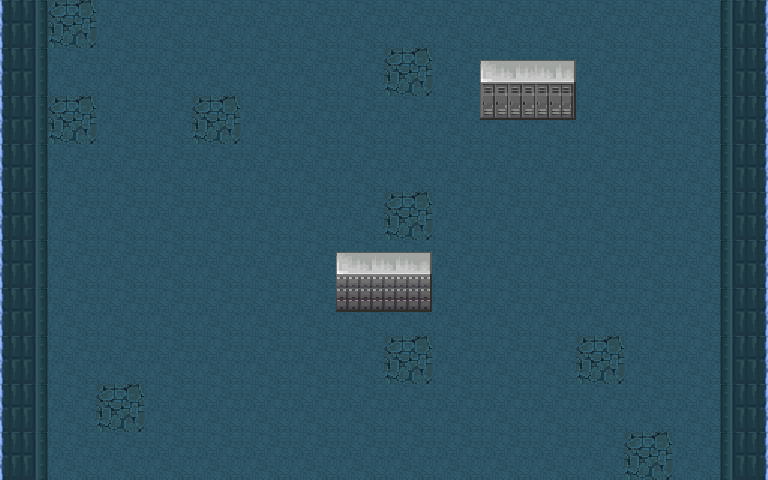

This game map was drawn from its Tiled (.tmx) file and the tilesets committed beside it. A one-line description and the full map source follow:
An orthogonal 16x10 tile map with 48x48 px tiles, 2 tile layers (Background, Decoration), 6 tilesets and 14 objects.

<map version="1.10" tiledversion="1.12.2" orientation="orthogonal" renderorder="right-down" width="16" height="10" tilewidth="48" tileheight="48" infinite="0" nextlayerid="5" nextobjectid="16">
 <tileset firstgid="1" source="Tileset_48x48_9.tsx" />
 <tileset firstgid="101" source="nt481.tsx" />
 <tileset firstgid="229" source="nt482.tsx" />
 <tileset firstgid="357" source="nt483.tsx" />
 <tileset firstgid="485" source="nt484.tsx" />
 <tileset firstgid="741" source="nt485.tsx" />
 <layer id="1" name="Background" width="16" height="10">
  <data encoding="csv">
536871076,359,360,360,360,360,360,360,360,360,360,360,360,360,360,2684354724,
536871076,360,360,360,360,360,360,360,359,360,360,360,360,360,360,2684354724,
536871076,359,360,360,359,360,360,360,360,360,360,360,360,360,360,2684354724,
536871076,360,360,360,360,360,360,360,360,360,360,360,360,360,360,2684354724,
536871076,360,360,360,360,360,360,360,359,360,360,360,360,360,360,2684354724,
536871076,360,360,360,360,360,360,360,360,360,360,360,360,360,360,2684354724,
536871076,360,360,360,360,360,360,360,360,360,360,360,360,360,360,2684354724,
536871076,360,360,360,360,360,360,360,359,360,360,360,359,360,360,2684354724,
536871076,360,359,360,360,360,360,360,360,360,360,360,360,360,360,2684354724,
536871076,360,360,360,360,360,360,360,360,360,360,360,360,359,360,2684354724
</data>
 </layer>
 <layer id="2" name="Decoration" width="16" height="10">
  <data encoding="csv">
0,0,0,0,0,0,0,0,0,0,0,0,0,0,0,0,
0,0,0,0,0,0,0,0,0,0,639,640,0,0,0,0,
0,0,0,0,0,0,0,0,0,0,655,656,0,0,0,0,
0,0,0,0,0,0,0,0,0,0,0,0,0,0,0,0,
0,0,0,0,0,0,0,0,0,0,0,0,0,0,0,0,
0,0,0,0,0,0,0,641,642,0,0,0,0,0,0,0,
0,0,0,0,0,0,0,657,658,0,0,0,0,0,0,0,
0,0,0,0,0,0,0,0,0,0,0,0,0,0,0,0,
0,0,0,0,0,0,0,0,0,0,0,0,0,0,0,0,
0,0,0,0,0,0,0,0,0,0,0,0,0,0,0,0
</data>
 </layer>
 <objectgroup id="3" name="Spawns">
  <properties>
   <property name="desc" value="在此放置玩家和敌人的出生点" />
  </properties>
  <object id="1" x="48" y="96" width="48" height="48" />
  <object id="2" x="144" y="0" width="48" height="48" />
  <object id="3" x="144" y="96" width="48" height="48" />
  <object id="4" x="96" y="144" width="48" height="48" />
  <object id="5" x="48" y="0" width="48" height="48" />
  <object id="6" x="96" y="48" width="48" height="48" />
  <object id="7" x="48" y="192" width="48" height="48" />
  <object id="8" x="576" y="384" width="48" height="48" />
  <object id="9" x="624" y="336" width="48" height="48" />
  <object id="10" x="624" y="432" width="48" height="48" />
  <object id="11" x="672" y="288" width="48" height="48" />
  <object id="12" x="672" y="384" width="48" height="48" />
 </objectgroup>
 <objectgroup id="4" name="Collisions">
  <properties>
   <property name="desc" value="在此绘制碰撞盒" />
  </properties>
  <object id="14" x="480" y="48" width="96" height="96" />
  <object id="15" x="336" y="240" width="96" height="96" />
 </objectgroup>
</map>
